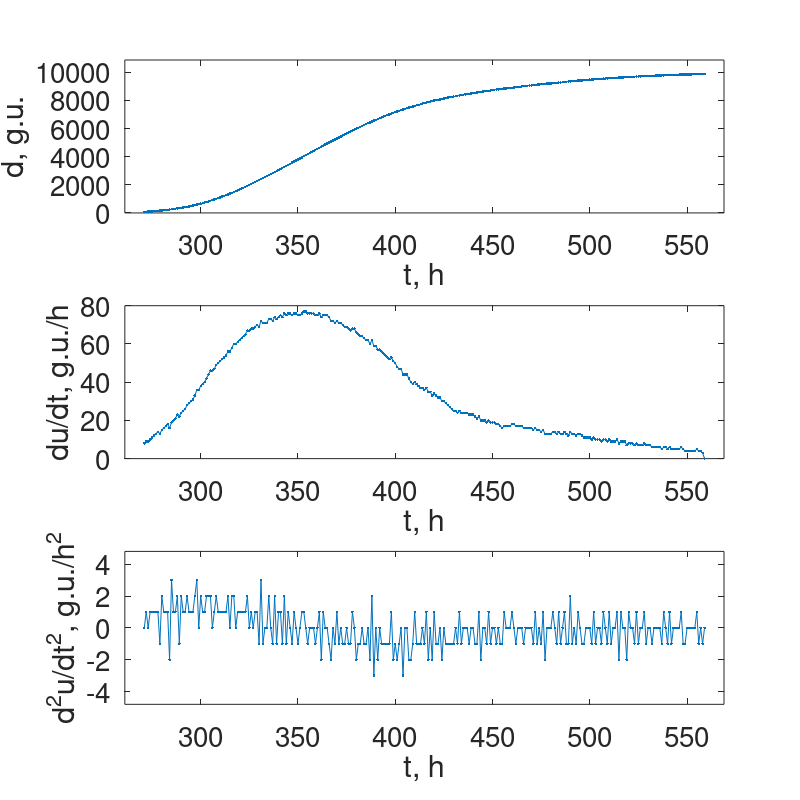
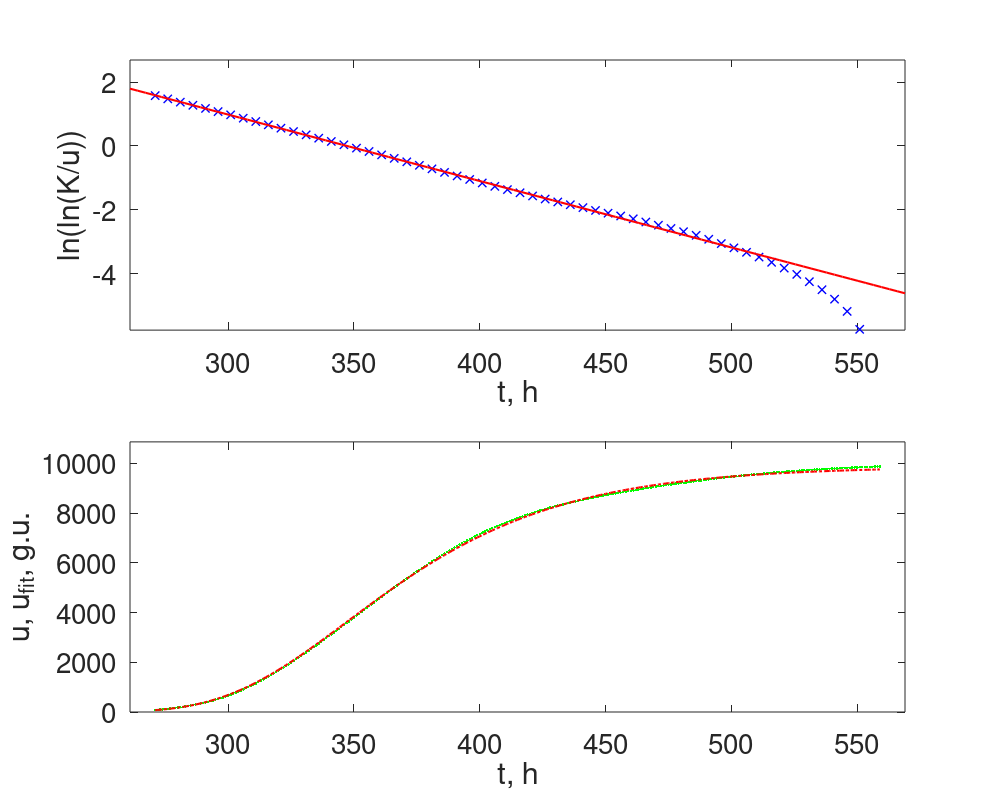

Write MATLAB code to recreate these figures, in order.
clear;close all;clc;
FS=20;%Font size for figures
%%%%%%%%%%%%%%%%%%%%%%%%%%%%
% Printing options
printfigures=1;% 1 - "print"; 0 - "do not print";
frmt='-dpdf';
res=300;%resolution in dpi
%%%%%%%%%%%%%%%%%%%%%%%%%%%%

%% Funstions
Gompertz=@(t,r,tm,K) K*exp(-exp(-r*(t-tm)));

load allarticledata

N=50;
jinit=5;
tend=560;

    ind=find((xlsdat(:,N)>75)&(xlsdat(:,N-1)<tend));
    t=xlsdat(ind,N-1);
    u=xlsdat(ind,N);
K=max(u);
du=u*0;
d2u=u*0;
du(1:end-1)=diff(u,1);
d2u(2:end-1)=diff(u,2);
inddu0=find(du>1);

figure
subplot(3,1,2)
plot(t,du,'.-')

xlim([t(1)-10 t(end)+10])
%ylim([0 K*1.1])
xlabel('t, h')
ylabel('du/dt, g.u./h')
set(gca,'FontSize',FS)


subplot(3,1,3)
n=1:length(t);
indj=find((d2u(n(2:end-1))>d2u(n(1:end-2)))&(d2u(n(2:end-1))>d2u(n(3:end)))&(d2u(2:end-1)>10));
indj=indj(jinit:end)+1;
plot(t,d2u,'.-')
hold on
plot(t(indj),d2u(indj),'o')

xlim([t(1)-10 t(end)+10])
ylim([1.6*min(d2u) max(d2u)*1.6])
xlabel('t, h')
ylabel('d^2u/dt^2, g.u./h^2')
set(gca,'FontSize',FS)


subplot(3,1,2)
hold on
plot(t(indj),du(indj),'o')
subplot(3,1,1)
plot(t,u,'.')
hold on
plot(t(indj),u(indj),'o')

xlim([t(1)-10 t(end)+10])
ylim([0 K*1.1])
xlabel('t, h')
ylabel('d, g.u.')
set(gca,'FontSize',FS)
set(gcf,'PaperUnits','inches','PaperPosition',[0 0 8 8],'PaperSize',[8 8])

figure
subplot(2,1,1)
plot(t(1:5:end),log(log(K./u(1:5:end))),'x','color','blue','LineWidth',1)
hold on

indG=find(t<460);
p=polyfit(t(indG),log(log(K./u(indG))),1);
r=-p(1);
tm=p(2)/r;
tlin=linspace(t(1)-10,t(end)+10,100);

plot(tlin,polyval(p,tlin),'-','color','red','LineWidth',1.5)

xlim([t(1)-10 t(end)+10])
ylim([polyval(p,tlin(end))*1.25 polyval(p,tlin(1))*1.5])
xlabel('t, h')
ylabel('ln(ln(K/u))')
set(gca,'FontSize',FS)

subplot(2,1,2)
plot(t,u,'.','color','green')
hold on
plot(t,Gompertz(t,r,tm,K),'-.','color','red','LineWidth',1.5)

xlim([t(1)-10 t(end)+10])
ylim([0 K*1.1])
xlabel('t, h')
ylabel('u, u_{fit}, g.u.')
set(gca,'FontSize',FS)
set(gcf,'PaperUnits','inches','PaperPosition',[0 0 10 8],'PaperSize',[10 8])

%% Printing figures
if printfigures==1

figure(1)
    print('Dil1e4Udiff',frmt,['-r',num2str(res)])    
figure(2)
    print('Dil1e4Gomp',frmt,['-r',num2str(res)])
end
